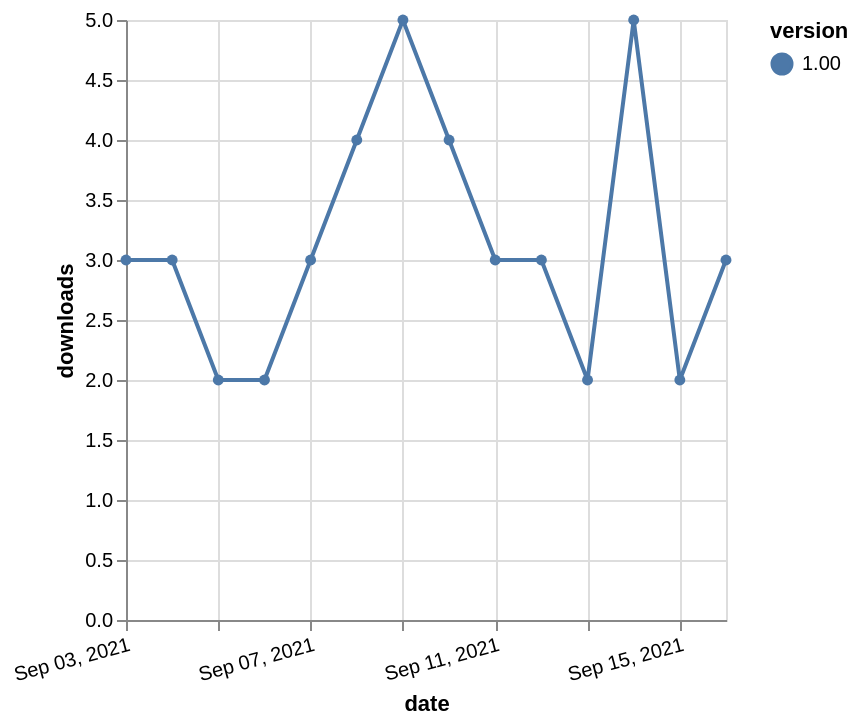

The specification (Vega-Lite) saved for this image:
### Vega-Lite specification from a JSON file in a GitHub repository (floating-point values rounded to 4 significant figures)
{"$schema": "https://vega.github.io/schema/vega-lite/v5.json", "description": "A simple bar chart with embedded data.", "data": {"values": [{"date": "2021-09-03", "total": 2112, "delta": 3, "version": "1.00"}, {"date": "2021-09-04", "total": 2115, "delta": 3, "version": "1.00"}, {"date": "2021-09-05", "total": 2117, "delta": 2, "version": "1.00"}, {"date": "2021-09-06", "total": 2119, "delta": 2, "version": "1.00"}, {"date": "2021-09-07", "total": 2122, "delta": 3, "version": "1.00"}, {"date": "2021-09-08", "total": 2126, "delta": 4, "version": "1.00"}, {"date": "2021-09-09", "total": 2131, "delta": 5, "version": "1.00"}, {"date": "2021-09-10", "total": 2135, "delta": 4, "version": "1.00"}, {"date": "2021-09-11", "total": 2138, "delta": 3, "version": "1.00"}, {"date": "2021-09-12", "total": 2141, "delta": 3, "version": "1.00"}, {"date": "2021-09-13", "total": 2143, "delta": 2, "version": "1.00"}, {"date": "2021-09-14", "total": 2148, "delta": 5, "version": "1.00"}, {"date": "2021-09-15", "total": 2150, "delta": 2, "version": "1.00"}, {"date": "2021-09-16", "total": 2153, "delta": 3, "version": "1.00"}]}, "width": "container", "mark": {"type": "line", "point": {"filled": true}}, "encoding": {"x": {"field": "date", "type": "temporal", "timeUnit": "yearmonthdate", "title": "date", "axis": {"labelAngle": -15}}, "y": {"field": "delta", "type": "quantitative", "title": "downloads"}, "color": {"field": "version", "type": "nominal"}, "tooltip": {"field": "delta"}}}
